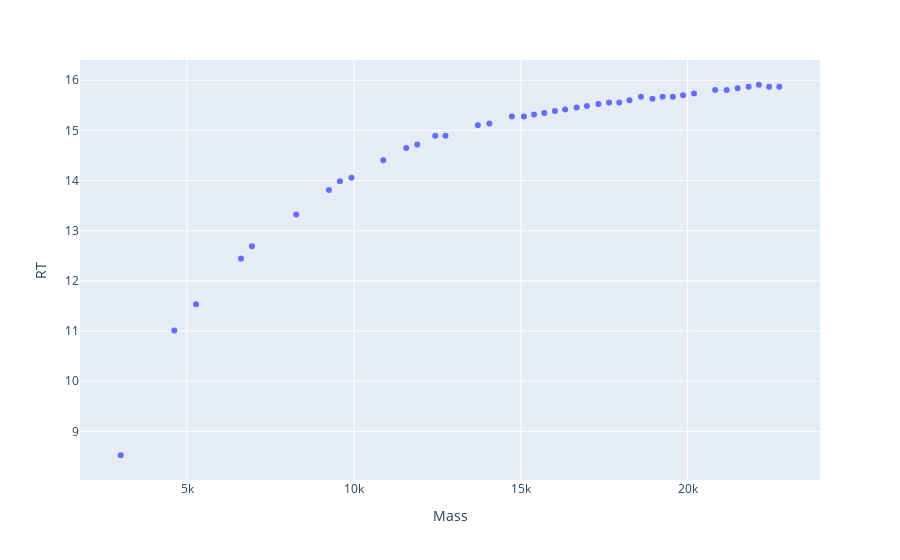

Notebook code cell kept with this figure:
### Code cell
df_comm_5p = match_dfs(df_5p_24252, df_5p_24581)
plotly_zone(df_comm_5p)

### Figure 1 — Plotly figure (JSON) as saved in the notebook; plotly's stock layout.template omitted (floating-point values rounded to 4 significant figures)
{"data": [{"hoverlabel": {"namelength": 0}, "hovertemplate": "Mass=%{x}<br>RT=%{y}", "legendgroup": "", "marker": {"color": "#636efa", "symbol": "circle"}, "mode": "markers", "name": "", "showlegend": false, "type": "scatter", "x": [21170.0, 21500.0, 11900.0, 21830.0, 22130.0, 22440.0, 22740.0, 12440.0, 12740.0, 6615.0, 8268.0, 13710.0, 14060.0, 14730.0, 15090.0, 15400.0, 15700.0, 6944.0, 16020.0, 16330.0, 16670.0, 16980.0, 9251.0, 17320.0, 17640.0, 5272.0, 17950.0, 9580.0, 18260.0, 9925.0, 18600.0, 18940.0, 4619.0, 19250.0, 3014.0, 19550.0, 19860.0, 10880.0, 20190.0, 11570.0, 20820.0], "xaxis": "x", "y": [15.81, 15.84, 14.72, 15.87, 15.91, 15.87, 15.87, 14.89, 14.89, 12.44, 13.32, 15.1, 15.14, 15.28, 15.28, 15.32, 15.35, 12.69, 15.39, 15.42, 15.46, 15.49, 13.81, 15.53, 15.56, 11.53, 15.56, 13.99, 15.6, 14.06, 15.67, 15.63, 11.01, 15.67, 8.525, 15.67, 15.7, 14.4, 15.73, 14.65, 15.81], "yaxis": "y"}], "layout": {"legend": {"tracegroupgap": 0}, "margin": {"t": 60}, "xaxis": {"anchor": "y", "domain": [0, 1], "title": {"text": "Mass"}}, "yaxis": {"anchor": "x", "domain": [0, 1], "title": {"text": "RT"}}}}
